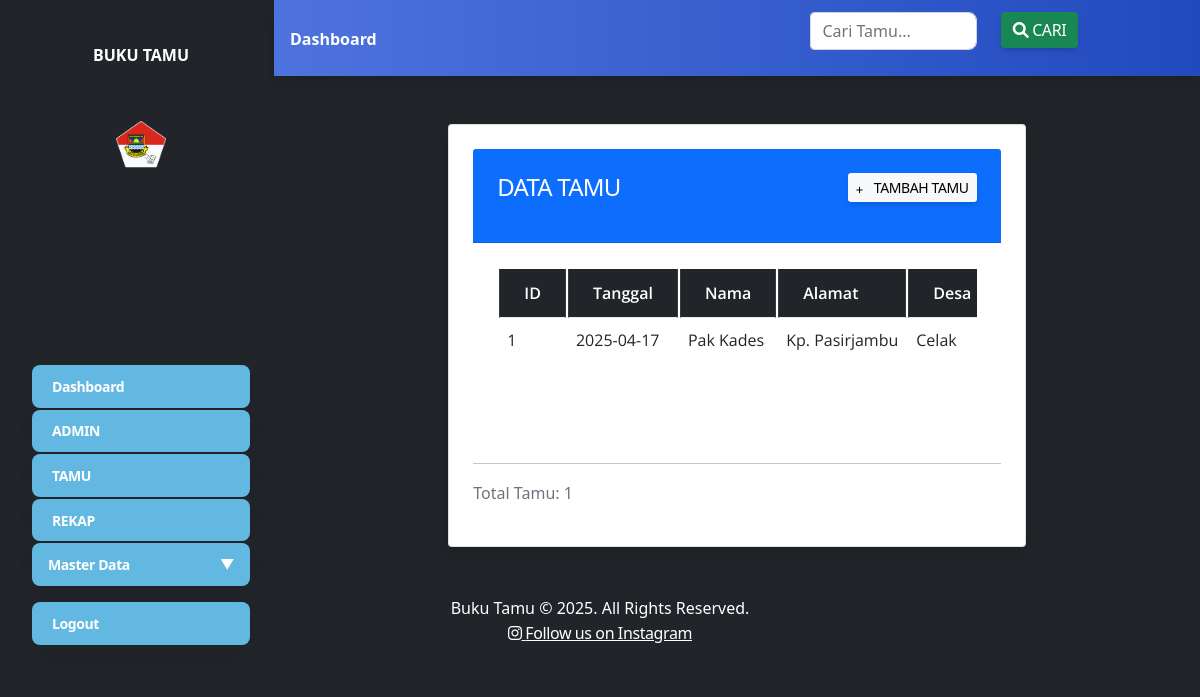
The page /index.php?dashboard=tamu (signed in) on the database its author committed.
### tables this page shows
CREATE TABLE `tamu` (
  `id` int(11) NOT NULL,
  `Tanggal` date NOT NULL,
  `Nama` varchar(100) NOT NULL,
  `Alamat` text NOT NULL,
  `Keperluan` varchar(255) NOT NULL,
  `No_HP` varchar(15) NOT NULL,
  `id_desa` int(11) DEFAULT NULL,
  `id_instansi` int(11) DEFAULT NULL
);

CREATE TABLE `desa` (
  `id_desa` int(11) NOT NULL,
  `nama_desa` varchar(100) NOT NULL
);

### tamu.php (the view, shortened to what this page needs)
<?php include "koneksi.php"; ?>
<!DOCTYPE html>
<html lang="en">
<head>
    <link href="https://cdn.jsdelivr.net/npm/bootstrap@5.1.3/dist/css/bootstrap.min.css" rel="stylesheet">
    <link rel="stylesheet" href="https://cdnjs.cloudflare.com/ajax/libs/animate.css/4.1.1/animate.min.css"/>
</head>
<body>
<div class="card shadow p-4 mt-4">
    <div class="card-header bg-primary text-white">
        <div class="row">
            <div class="col-md-8">
                <h4 class="card-title mb-0">DATA TAMU</h4>
            </div>
            <div class="col-md-4 text-end">
                <a href="?dashboard=tamu-add" class="btn btn-light btn-sm">
                    <i class="fas fa-plus me-2"></i> Tambah Tamu
                </a>
            </div>
        </div>
    </div>
    <div class="card-body">
        <div class="table-responsive">
            <table class="table table-hover table-bordered">
                <thead class="table-dark">
                    <tr>
                        <th>ID</th>
                        <th>Tanggal</th>
                        <th>Nama</th>
                        <th>Alamat</th>
                        <th>Desa</th>
                    </tr>
                </thead>
                <tbody>
                    <?php
                    if (isset($_GET['cari'])) {
                        $cari = $_GET['cari'];
                        $query = mysqli_query($koneksi, "
                            SELECT tamu.*, desa.nama_desa AS desa, instansi.nama_instansi AS instansi
                            FROM tamu
                            LEFT JOIN desa ON tamu.id_desa = desa.id_desa
                            LEFT JOIN instansi ON tamu.id_instansi = instansi.id_instansi
                            WHERE tamu.Nama LIKE '%$cari%'
                            OR instansi.nama_instansi LIKE '%$cari%'
                            OR desa.nama_desa LIKE '%$cari%'
                        ");
                    } else {
                        $query = mysqli_query($koneksi, "
                            SELECT tamu.*, desa.nama_desa AS desa, instansi.nama_instansi AS instansi
                            FROM tamu
                            LEFT JOIN desa ON tamu.id_desa = desa.id_desa
                            LEFT JOIN instansi ON tamu.id_instansi = instansi.id_instansi
                        ");
                    }
                    $no = 1;
                    while ($data = mysqli_fetch_array($query)) :
                    ?>
                        <tr>
                            <td><?php echo $no++; ?></td>
                            <td><?php echo $data['Tanggal']; ?></td>
                            <td><?php echo $data['Nama']; ?></td>
                            <td><?php echo $data['Alamat']; ?></td>
                            <td><?php echo $data['desa']; ?></td>
                        </tr>
                    <?php endwhile; ?>
                </tbody>
            </table>
        </div>
    </div>
    <div class="footer mt-4">
        <hr>
        <p class="text-muted">Total Tamu: <?php
            $result = mysqli_query($koneksi, "SELECT COUNT(*) AS total_tamu FROM tamu");
            $data = mysqli_fetch_assoc($result);
            echo $data['total_tamu'];
        ?></p>
    </div>
</div>
</body>
</html>

### index.php (style rules this page uses)
.card { border: none; border-radius: 10px; box-shadow: 0 4px 6px rgba(0, 0, 0, 0.1); }

### rows shown on the page
tamu: Tanggal "2025-04-17", Nama "Pak Kades", Alamat "Kp. Pasirjambu", id_desa.nama_desa "Celak"

### other values the page prints
$data['total_tamu'] "1"
